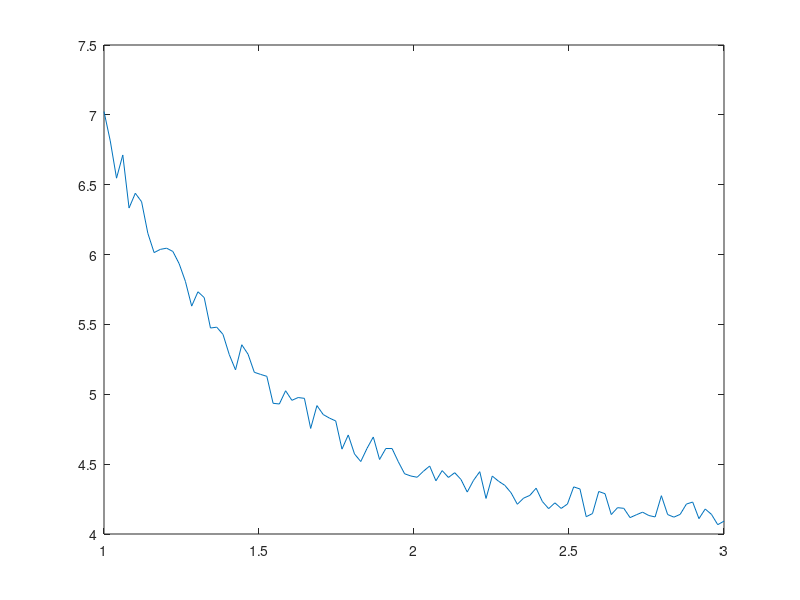

The MATLAB source for this figure: (Note: this script raises an error after producing the figure.)
clear; clc; close all; 
x = linspace(1, 3, 100); 
A = 1; 
B = -2;
C = 3; 
D = 4;

y1 = (A.*exp(x.*B + C)+ D); 

e = (1+rand(size(y1, 2), 1)./20)';

y = y1.*e;
plot(x,y)

dF = [x;y]; 
IG = ones(1, 4)


P =fittingfunction(dF, IG);

a = P(1); 

b = P(2); 

c = P(3); 

d = P(4); 

 yfitf = (a.*exp(x.*b + c)+ d); 
 
 
 plot(x,y, x, yfitf)
